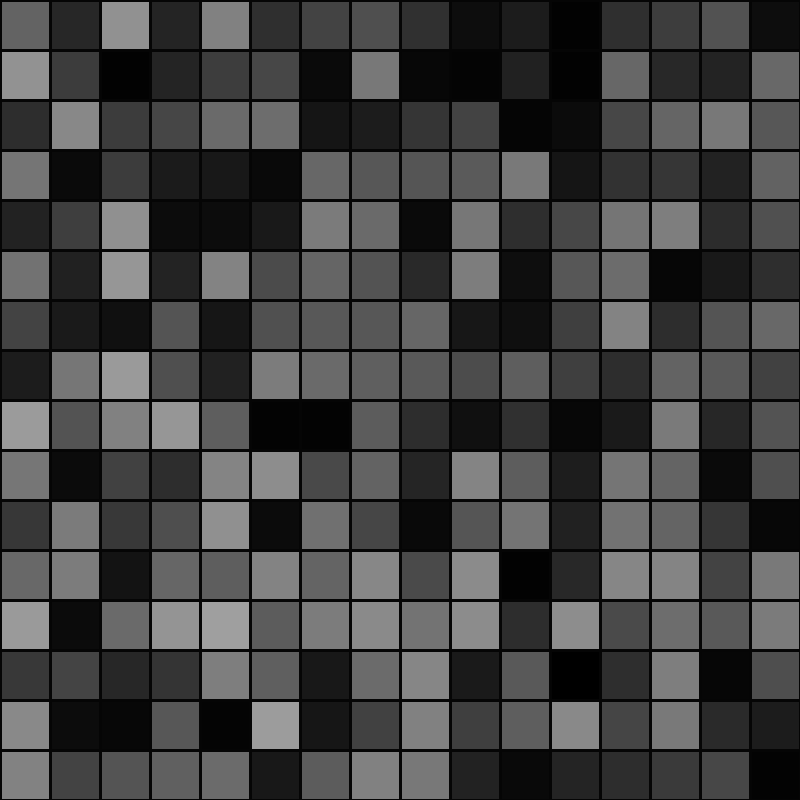
Frame 1 (no input)
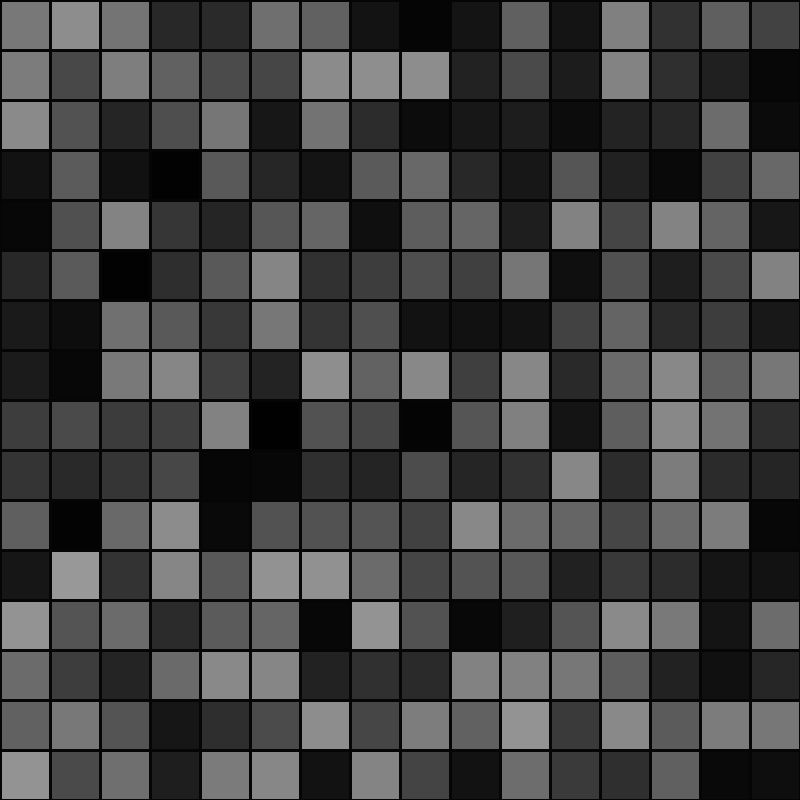
Frame 60 (the mouse pressed at the canvas centre just before this capture)
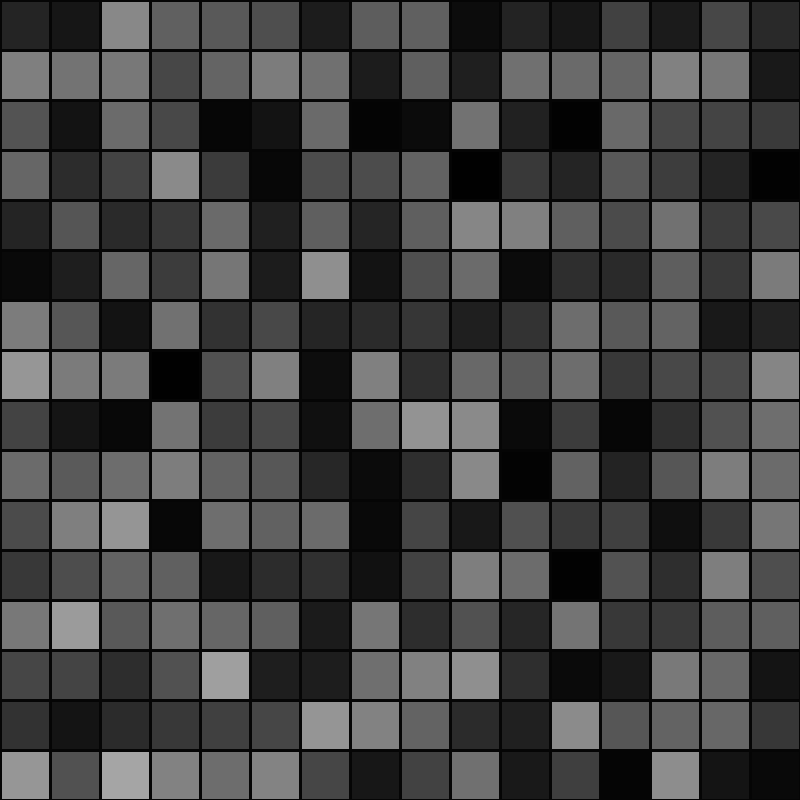
Frame 120 (the mouse held since frame 60 and released just before this capture)

The Processing sketch that drew these frames (run headless with seeded random() and noise(); from frame 60 on, the mouse is pressed at the canvas centre):

// Processing sketch: Gird_grayScale_16x16_03
// ── Gird_grayScale_16x16_03.pde
final int maxPress=25000;
final int minPress=0; 
final float increm=0.01; // Interpolation*
final float scale = 50;// 16x16 on 800x800 pixel 
int cols; 
int rows; 

void setup(){
  size(800,800); // size can be changed, thereby 
  cols = floor(width / scale); // assign value cols, rows here 
  rows = floor(height / scale); // floor: round to int ( Math.floor Javascript)
  background(0);
}
void draw(){
  stroke(5);
  strokeWeight(3);
  setColor();
}
void setColor(){
  float tY = 0 ; 
   for(int i=0; i < rows; i++){
     float tX = 0; 
     for(int j=0; j< cols; j++){
       float val = map(random(25001),0,25000,0,255); 
       tX+=increm; // offset increase every step of cols (xAxis)
       float nVal = noise(tX,tY)*val; // Perlin noise function depend on the position but 
       // make on the OUR DATA VALUE, also 
       fill(nVal); // put it in and it works out (alittl bit)
       //(Color change from the data-value and blured the image when it changes)
       rect(j*scale,i*scale,scale,scale);
     }
     tY+=increm;// offset increases every step of rows (yAxis)
   }
 }
